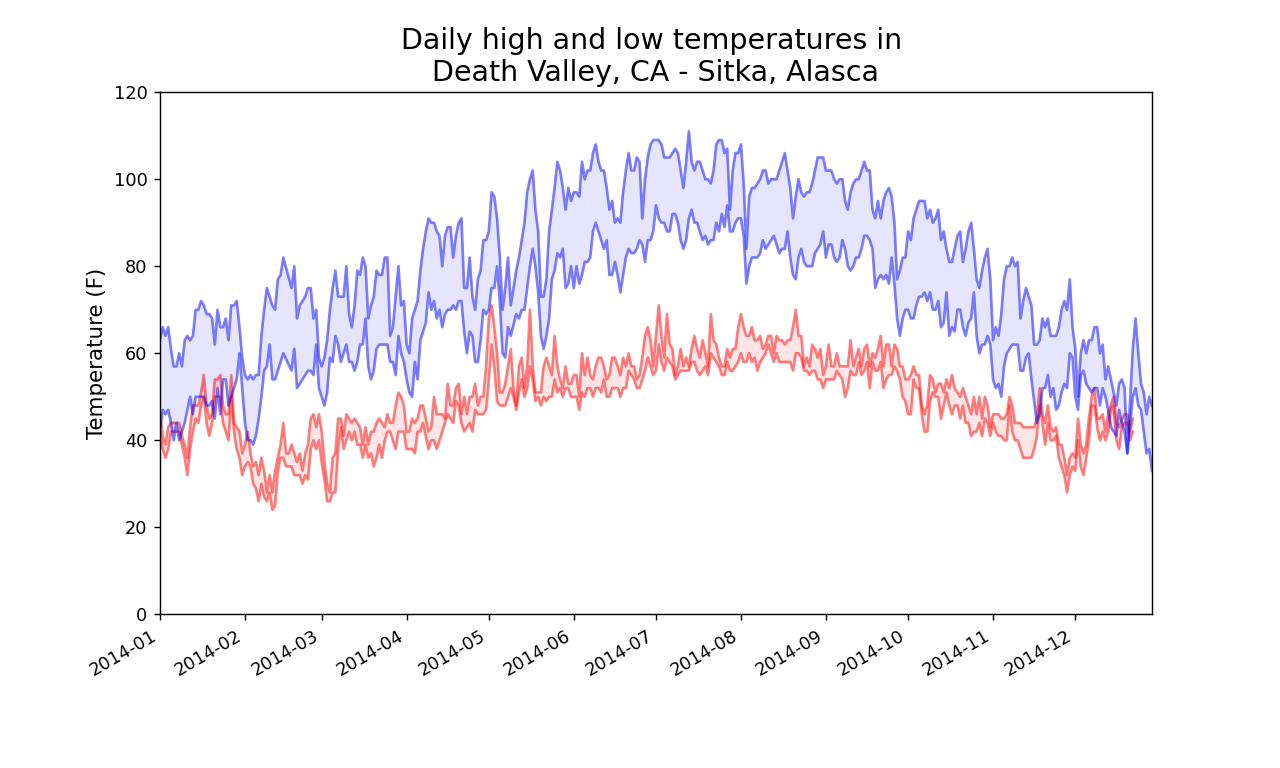

Write Python code to recreate this figure.
import csv

from datetime import datetime
from matplotlib import pyplot as plt


# Obtém as temperaturas máximas e mínimas do arquivo.
filename_one = 'sitka_weather_2014.csv'
filename_two = 'death_valley_2014.csv'


def apply(file):
    with open(file) as f:
        reader = csv.reader(f)
        reader_row = next(reader)

        dates, highs, lows = [], [], []
        for row in reader:
            try:
                current_date = datetime.strptime(row[0], "%Y-%m-%d")
                high = (int(row[1]))
                low = (int(row[2]))
            except ValueError:
                print(current_date, "missing data")
            else:
                dates.append(current_date)
                highs.append(high)
                lows.append(low)

    return dates, highs, lows


dates_sitka, highs_sitka, lows_sitka = apply(filename_one)
dates_dvalley, highs_dvalley, lows_dvalley = apply(filename_two)

# Faz a plotagem dos dados.
fig = plt.figure(dpi=128, figsize=(10, 6))
plt.plot(dates_sitka, highs_sitka, c='red', alpha=0.5)
plt.plot(dates_sitka, lows_sitka, c='red', alpha=0.5)
plt.fill_between(dates_sitka, highs_sitka, lows_sitka,
                 facecolor='red', alpha=0.1)

plt.plot(dates_dvalley, highs_dvalley, c='blue', alpha=0.5)
plt.plot(dates_dvalley, lows_dvalley, c='blue', alpha=0.5)
plt.fill_between(dates_dvalley, highs_dvalley, lows_dvalley,
                 facecolor='blue', alpha=0.1)

plt.title(
    "Daily high and low temperatures in \nDeath Valley, CA - Sitka, Alasca", fontsize=16)
plt.xlabel('', fontsize=12)
fig.autofmt_xdate()
plt.ylabel('Temperature (F)', fontsize=12)

plt.tick_params(axis='both', which='major', labelsize=10)
plt.axis([dates_dvalley[0], dates_dvalley[-1], 0, 120])

plt.savefig("16.2-Comparacao_Sitka_DeathValley.png")
plt.show()
